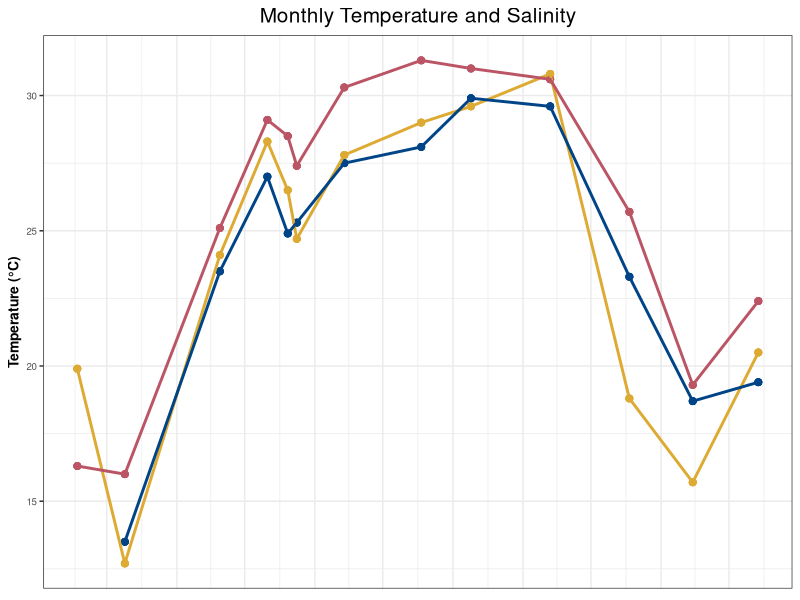
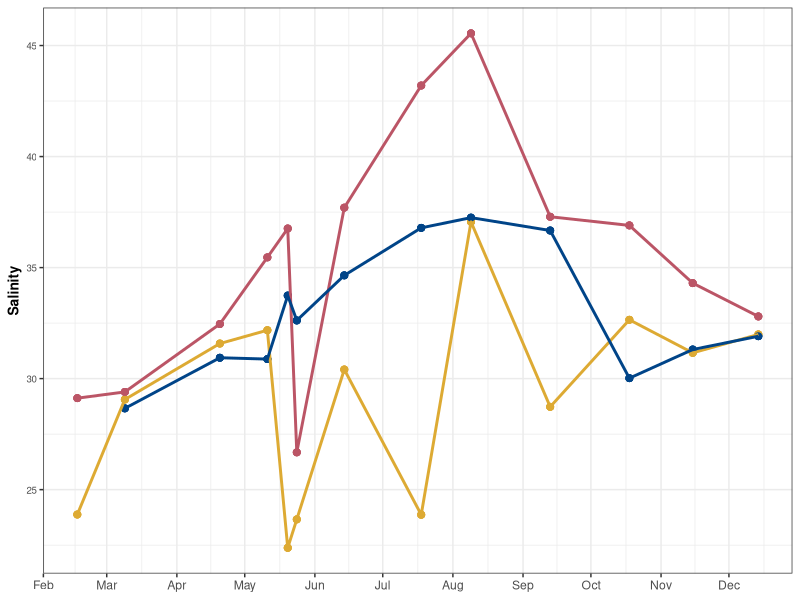
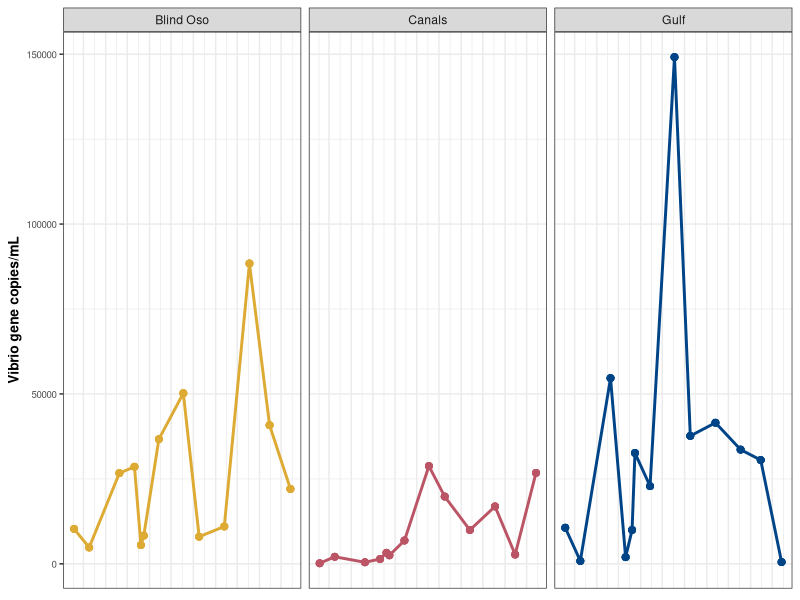
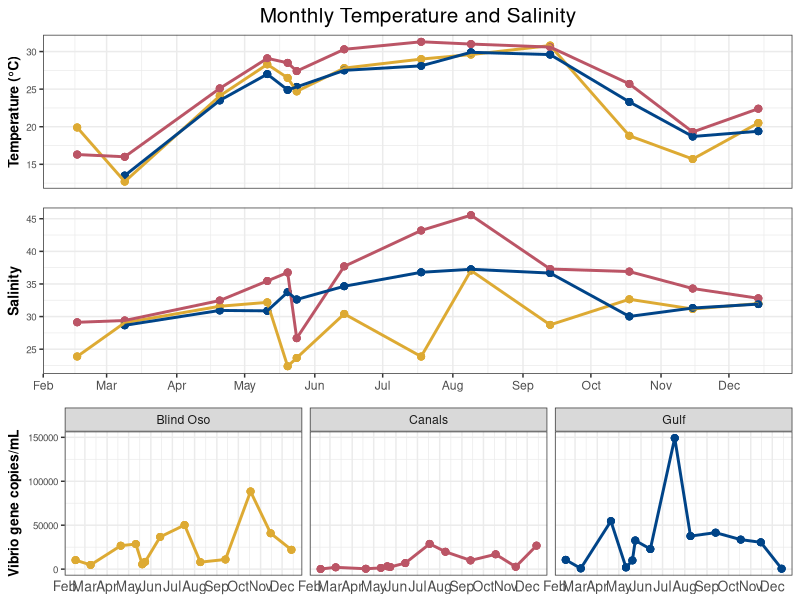
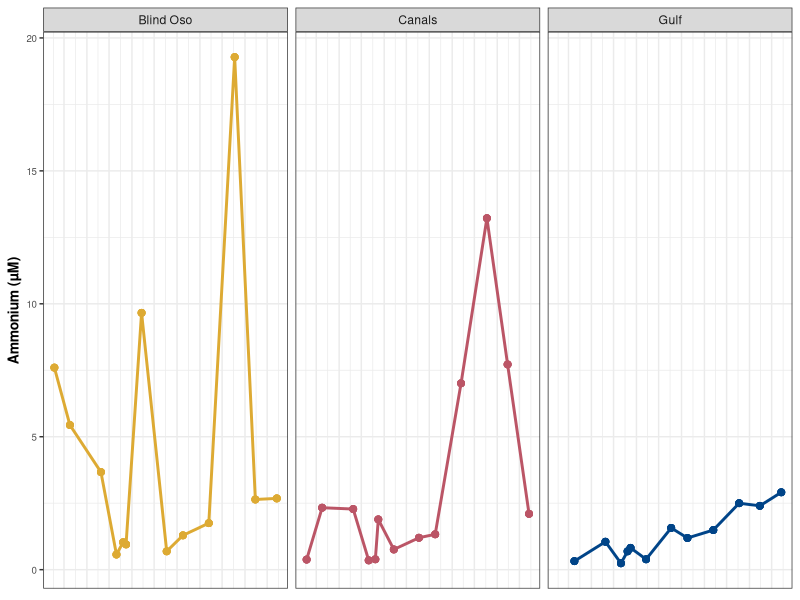
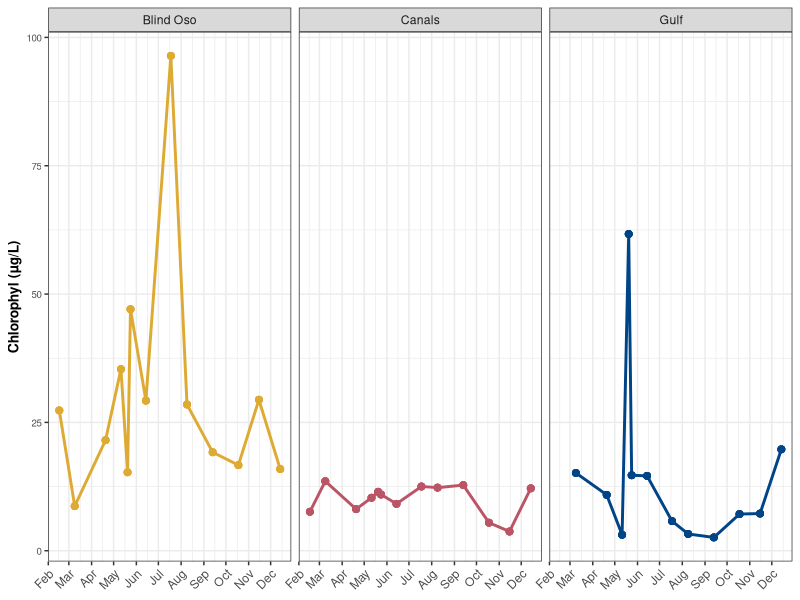
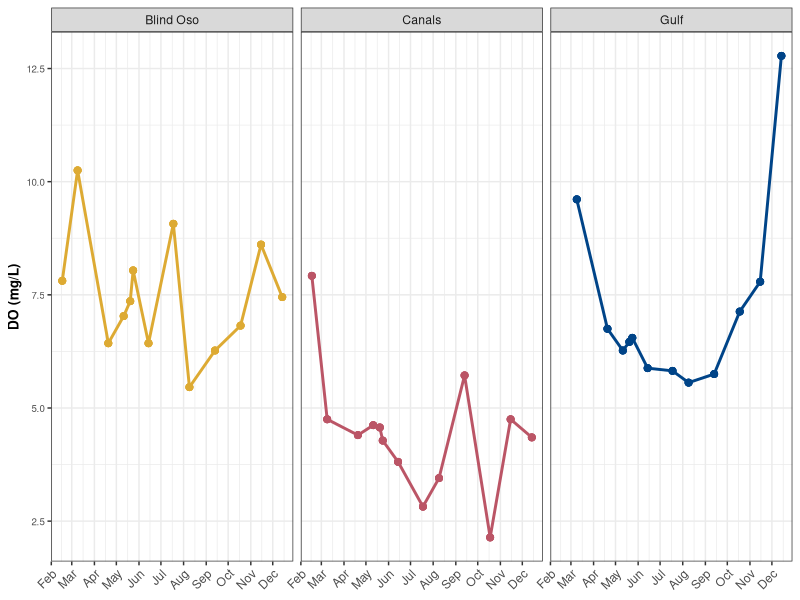
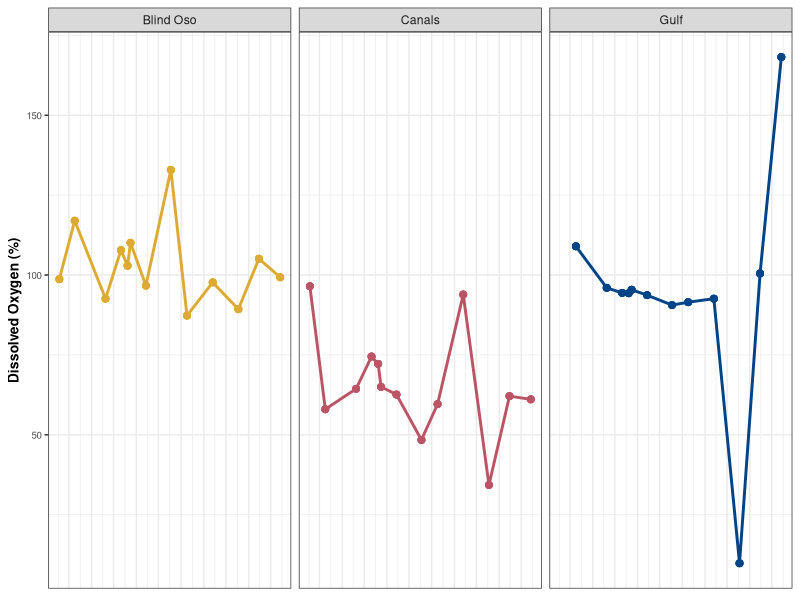

Write R code to recreate these figures, in order.
## ---- chunk 1
library(tidyverse)
library(here)
library(ggpubr)
library(lubridate)
library(kableExtra) #Tables
## ---- chunk 2
here<- here::here
## ---- chunk 3
cbbPalette <- c("#DDAA33", "#BB5566", "#004488")
## ---- chunk 4
d1<- read_csv(here("data", "processed_data", "tx_master.csv"))
env<- read_csv(here("data", "processed_data", "env", "env_meta.csv"))
## ---- chunk 5
daily<- d1 %>%
  filter(Type %in% "Daily")

monthly<- d1 %>% 
  mutate(Type = case_when(d1$date == "2022-07-18"  ~ "Monthly", #This makes 7-18-22 a monthly value for July
                          d1$Type == "Monthly" ~ "Monthly")) %>%
  filter(Type %in% "Monthly") 
## ---- chunk 6
env<- 
  env %>%
  dplyr::select(Date, Site, Water_depth) %>%
  filter(!between(Date, as.Date('2022-07-07'), as.Date("2022-07-17")),
         !Date %in% as.Date('2022-07-19'),
         !grepl('-', Water_depth),
         !Date %in% (c(as.Date('2022-06-28'), as.Date('2022-05-20'), as.Date('2022-05-24'), as.Date('2022-07-05')))) %>%
  unique() %>%
  drop_na() %>%
  mutate(Water_depth = as.numeric(Water_depth))

## ---- chunk 7
temp<- monthly %>% ggplot() + 
  geom_point(
  aes(
    x = date,
    y = temp,
    color = site),
  size = 2)+
  geom_line(
  aes(
    x = date,
    y = temp,
    color = site),
  size = 1)+
  theme_bw()+
  #facet_wrap(~site)+
  labs(
    x = "Date",
    y = "Temperature (°C)",
    title = "Monthly Temperature and Salinity",
    color = "Site")+
  theme(
    plot.title= element_text(hjust = 0.5, size = 15),
    axis.title.x = element_blank(),
    axis.ticks.x = element_blank(),
    axis.text.x = element_blank(),
    axis.text.y = element_text(size = 7),
    axis.title.y = element_text(size = 10, face = "bold"),
    legend.position = "none",
    legend.background = element_rect(colour = 'black', fill = 'white', linetype='solid')) + #Moves legend onto plot 
    scale_color_manual(values = cbbPalette)+
   scale_x_date(date_breaks="1 month", date_labels="%b")


temp
  
## ---- chunk 8
sal<-  monthly %>% ggplot() + 
  geom_point(
  aes(
    x = date,
    y = sal,
    color = site),
  size = 2)+
  geom_line(
  aes(
    x = date,
    y = sal,
    color = site),
  size = 1)+
  theme_bw()+
  #facet_wrap(~site)+
  labs(
    x = "Date",
    y = "Salinity",
   # title = "Monthly Temperatures",
    color = "Site")+
  theme(
    plot.title= element_text(hjust = 0.5, size = 20),
    axis.title.x = element_blank(),
    #axis.ticks.x = element_blank(),
    #axis.text.x = element_blank(),
    axis.text.y = element_text(size = 7),
    axis.title.y = element_text(size = 10, face = "bold"),
    legend.position = "none",
    legend.background = element_rect(colour = 'black', fill = 'white', linetype='solid')) + #Moves legend onto plot 
    scale_color_manual(values = cbbPalette)+
   scale_x_date(date_breaks="1 month", date_labels="%b")


sal
## ---- chunk 9
fig3 <- monthly %>% ggplot() + 
  geom_point(
  aes(
    x = date,
    y = copies_mL,
    color = site),
  size = 2)+
  geom_line(
  aes(
    x = date,
    y = copies_mL,
    color = site),
  size = 1)+
  theme_bw()+
  facet_wrap(~site)+
  labs(
    x = "Date",
    y = "Vibrio gene copies/mL",
   # title = "Monthly Temperatures",
    color = "Site")+
  theme(
    plot.title= element_text(hjust = 0.5, size = 20),
    axis.title.x = element_blank(),
    axis.ticks.x = element_blank(),
    axis.text.x = element_blank(),
    axis.text.y = element_text(size = 7),
    axis.title.y = element_text(size = 10, face = "bold"),
    legend.position = "none",
    legend.background = element_rect(colour = 'black', fill = 'white', linetype='solid')) + #Moves legend onto plot 
    scale_color_manual(values = cbbPalette)+

   scale_x_date(date_breaks="1 month", date_labels="%b")

fig3
## ---- chunk 10
figp<- ggarrange(temp,sal, fig3 + font("x.text", size = 10), ncol = 1, nrow = 3,align = "v")

figp
## ---- chunk 11
amm<- monthly %>% ggplot() + 
  geom_point(
  aes(
    x = date,
    y = amm,
    color = site),
  size = 2)+
  geom_line(
  aes(
    x = date,
    y = amm,
    color = site),
  size = 1)+
  theme_bw()+
  facet_wrap(~site)+
  labs(
    x = "Date",
    y = "Ammonium (µM)",
   # title = "Monthly Temperatures",
    color = "Site")+
  theme(
    plot.title= element_text(hjust = 0.5, size = 20),
    axis.title.x = element_blank(),
    axis.ticks.x = element_blank(),
    axis.text.x = element_blank(),
    axis.text.y = element_text(size = 7),
    axis.title.y = element_text(size = 10, face = "bold"),
    legend.position = "none",
    legend.background = element_rect(colour = 'black', fill = 'white', linetype='solid')) + #Moves legend onto plot 
    scale_color_manual(values = cbbPalette)+

   scale_x_date(date_breaks="1 month", date_labels="%b")
amm
## ---- chunk 12
chl<- monthly %>% ggplot() + 
  geom_point(
  aes(
    x = date,
    y = chl,
    color = site),
  size = 2)+
  geom_line(
  aes(
    x = date,
    y = chl,
    color = site),
  size = 1)+
  theme_bw()+
  facet_wrap(~site)+
  labs(
    x = "Date",
    y = "Chlorophyl (µg/L)",
   # title = "Monthly Temperatures",
    color = "Site")+
  theme(
    plot.title= element_text(hjust = 0.5, size = 20),
    axis.title.x = element_blank(),
   # axis.ticks.x = element_blank(),
    axis.text.x = element_text(hjust = 1, angle = 45),
    axis.text.y = element_text(size = 7),
    axis.title.y = element_text(size = 10, face = "bold"),
    legend.position = "none",
    legend.background = element_rect(colour = 'black', fill = 'white', linetype='solid')) + #Moves legend onto plot 
    scale_color_manual(values = cbbPalette)+

   scale_x_date(date_breaks="1 month", date_labels="%b")
chl
## ---- chunk 13
do_mgl<-monthly %>% ggplot() + 
  geom_point(
  aes(
    x = date,
    y = do_mgl,
    color = site),
  size = 2)+
  geom_line(
  aes(
    x = date,
    y = do_mgl,
    color = site),
  size = 1)+
  theme_bw()+
  facet_wrap(~site)+
  labs(
    x = "Date",
    y = "DO (mg/L)",
   # title = "Monthly Temperatures",
    color = "Site")+
  theme(
    plot.title= element_text(hjust = 0.5, size = 20),
    axis.title.x = element_blank(),
   # axis.ticks.x = element_blank(),
    axis.text.x = element_text(hjust = 1, angle = 45),
    axis.text.y = element_text(size = 7),
    axis.title.y = element_text(size = 10, face = "bold"),
    legend.position = "none",
    legend.background = element_rect(colour = 'black', fill = 'white', linetype='solid')) + #Moves legend onto plot 
    scale_color_manual(values = cbbPalette)+

   scale_x_date(date_breaks="1 month", date_labels="%b")
do_mgl
## ---- chunk 14
do_per<- monthly %>% ggplot() + 
  geom_point(
  aes(
    x = date,
    y = do_per,
    color = site),
  size = 2)+
  geom_line(
  aes(
    x = date,
    y = do_per,
    color = site),
  size = 1)+
  theme_bw()+
  facet_wrap(~site)+
  labs(
    x = "Date",
    y = "Dissolved Oxygen (%)",
   # title = "Monthly Temperatures",
    color = "Site")+
  theme(
    plot.title= element_text(hjust = 0.5, size = 20),
    axis.title.x = element_blank(),
    axis.ticks.x = element_blank(),
    axis.text.x = element_blank(),
    axis.text.y = element_text(size = 7),
    axis.title.y = element_text(size = 10, face = "bold"),
    legend.position = "none",
    legend.background = element_rect(colour = 'black', fill = 'white', linetype='solid')) + #Moves legend onto plot 
    scale_color_manual(values = cbbPalette)+

   scale_x_date(date_breaks="1 month", date_labels="%b")
do_per
## ---- chunk 15
ph<- monthly %>% ggplot() + 
  geom_point(
  aes(
    x = date,
    y = pH,
    color = site),
  size = 2)+
  geom_line(
  aes(
    x = date,
    y = pH,
    color = site),
  size = 1)+
  theme_bw()+
  facet_wrap(~site)+
  labs(
    x = "Date",
    y = "pH",
   # title = "Monthly Temperatures",
    color = "Site")+
  theme(
    plot.title= element_text(hjust = 0.5, size = 20),
    axis.title.x = element_blank(),
    axis.ticks.x = element_blank(),
    axis.text.x = element_blank(),
    axis.text.y = element_text(size = 7),
    axis.title.y = element_text(size = 10, face = "bold"),
    legend.position = "none",
    legend.background = element_rect(colour = 'black', fill = 'white', linetype='solid')) + #Moves legend onto plot 
    scale_color_manual(values = cbbPalette)+

   scale_x_date(date_breaks="1 month", date_labels="%b")
ph
## ---- chunk 16
secchi<- monthly %>% ggplot() + 
  geom_point(
  aes(
    x = date,
    y = secchi,
    color = site),
  size = 2)+
  geom_line(
  aes(
    x = date,
    y = secchi,
    color = site),
  size = 1)+
  theme_bw()+
  facet_wrap(~site)+
  labs(
    x = "Date",
    y = "Secchi Depth (m)",
   # title = "Monthly Temperatures",
    color = "Site")+
  theme(
    plot.title= element_text(hjust = 0.5, size = 20),
    axis.title.x = element_blank(),
    axis.ticks.x = element_blank(),
    axis.text.x = element_blank(),
    axis.text.y = element_text(size = 7),
    axis.title.y = element_text(size = 10, face = "bold"),
    legend.position = "none",
    legend.background = element_rect(colour = 'black', fill = 'white', linetype='solid')) + #Moves legend onto plot 
    scale_color_manual(values = cbbPalette)+

   scale_x_date(date_breaks="1 month", date_labels="%b")

secchi
## ---- chunk 17
nn<- monthly %>% ggplot() + 
  geom_point(
  aes(
    x = date,
    y = nn,
    color = site),
  size = 2)+
  geom_line(
  aes(
    x = date,
    y = nn,
    color = site),
  size = 1)+
  theme_bw()+
  facet_wrap(~site)+
  labs(
    x = "Date",
    y = "Nitrate+Nitrite (µM)",
   # title = "Monthly Temperatures",
    color = "Site")+
  theme(
    plot.title= element_text(hjust = 0.5, size = 20),
    axis.title.x = element_blank(),
    axis.ticks.x = element_blank(),
    axis.text.x = element_blank(),
    axis.text.y = element_text(size = 7),
    axis.title.y = element_text(size = 10, face = "bold"),
    legend.position = "none",
    legend.background = element_rect(colour = 'black', fill = 'white', linetype='solid')) + #Moves legend onto plot 
    scale_color_manual(values = cbbPalette)+

   scale_x_date(date_breaks="1 month", date_labels="%b")

nn
## ---- chunk 18
orthop<- monthly %>% ggplot() + 
  geom_point(
  aes(
    x = date,
    y = orthop,
    color = site),
  size = 2)+
  geom_line(
  aes(
    x = date,
    y = orthop,
    color = site),
  size = 1)+
  theme_bw()+
  facet_wrap(~site)+
  labs(
    x = "Date",
    y = "Orthophosphate (µM)",
   # title = "Monthly Temperatures",
    color = "Site")+
  theme(
    plot.title= element_text(hjust = 0.5, size = 20),
    axis.title.x = element_blank(),
    axis.ticks.x = element_blank(),
    axis.text.x = element_blank(),
    axis.text.y = element_text(size = 7),
    axis.title.y = element_text(size = 10, face = "bold"),
    legend.position = "none",
    legend.background = element_rect(colour = 'black', fill = 'white', linetype='solid')) + #Moves legend onto plot 
    scale_color_manual(values = cbbPalette)+

   scale_x_date(date_breaks="1 month", date_labels="%b")
orthop
## ---- chunk 19
sil<-monthly %>% 
  filter(site %in% "Canals") %>%
  ggplot() + 
  geom_point(
  aes(
    x = date,
    y = sil,
    color = site),
  size = 2)+
  geom_line(
  aes(
    x = date,
    y = sil,
    color = site))+
  theme_bw()+
  #facet_wrap(~site)+
  labs(
    x = "Date",
    y = "Silicate (µM)",
    title = "Canals: Silicate",
    color = "Site")+
  theme(
    plot.title= element_text(hjust = 0.5, size = 20),
   # axis.title.x = element_blank(),
    #axis.ticks.x = element_blank(),
    #axis.text.x = element_blank(),
    axis.text.y = element_text(size = 7),
    axis.title.y = element_text(size = 10, face = "bold"),
    legend.position = "none",
    legend.background = element_rect(colour = 'black', fill = 'white', linetype='solid')) + #Moves legend onto plot 
    scale_color_manual(values = cbbPalette)+

   scale_x_date(date_breaks="1 month", date_labels="%b")

sil
## ---- chunk 20
din<- monthly %>% ggplot() + 
  geom_point(
  aes(
    x = date,
    y = din,
    color = site),
  size = 2)+
  geom_line(
  aes(
    x = date,
    y = din,
    color = site),
  size = 1)+
  theme_bw()+
  facet_wrap(~site)+
  labs(
    x = "Date",
    y = "DIN (µM)",
   # title = "Monthly Temperatures",
    color = "Site")+
  theme(
    plot.title= element_text(hjust = 0.5, size = 20),
    axis.title.x = element_blank(),
    axis.ticks.x = element_blank(),
    axis.text.x = element_blank(),
    axis.text.y = element_text(size = 7),
    axis.title.y = element_text(size = 10, face = "bold"),
    legend.position = "none",
    legend.background = element_rect(colour = 'black', fill = 'white', linetype='solid')) + #Moves legend onto plot 
    scale_color_manual(values = cbbPalette)+

   scale_x_date(date_breaks="1 month", date_labels="%b")
din
## ---- chunk 21
din_dip<- monthly %>% ggplot() + 
  geom_point(
  aes(
    x = date,
    y = din_dip,
    color = site),
  size = 2)+
  geom_line(
  aes(
    x = date,
    y = din_dip,
    color = site),
  size = 1)+
  theme_bw()+
  facet_wrap(~site)+
  labs(
    x = "Date",
    y = "DIN:DIP (µM)",
   # title = "Monthly Temperatures",
    color = "Site")+
  theme(
    plot.title= element_text(hjust = 0.5, size = 20),
    axis.title.x = element_blank(),
    axis.ticks.x = element_blank(),
    axis.text.x = element_blank(),
    axis.text.y = element_text(size = 7),
    axis.title.y = element_text(size = 10, face = "bold"),
    legend.position = "none",
    legend.background = element_rect(colour = 'black', fill = 'white', linetype='solid')) + #Moves legend onto plot 
    scale_color_manual(values = cbbPalette)+

   scale_x_date(date_breaks="1 month", date_labels="%b")

din_dip
## ---- chunk 22
tdn<- monthly %>% ggplot() + 
  geom_point(
  aes(
    x = date,
    y = tdn,
    color = site),
  size = 2)+
  geom_line(
  aes(
    x = date,
    y = tdn,
    color = site),
  size = 1)+
  theme_bw()+
  facet_wrap(~site)+
  labs(
    x = "Date",
    y = "TDN (µM)",
   # title = "Monthly Temperatures",
    color = "Site")+
  theme(
    plot.title= element_text(hjust = 0.5, size = 20),
    axis.title.x = element_blank(),
    axis.ticks.x = element_blank(),
    axis.text.x = element_blank(),
    axis.text.y = element_text(size = 7),
    axis.title.y = element_text(size = 10, face = "bold"),
    legend.position = "none",
    legend.background = element_rect(colour = 'black', fill = 'white', linetype='solid')) + #Moves legend onto plot 
    scale_color_manual(values = cbbPalette)+

   scale_x_date(date_breaks="1 month", date_labels="%b")

tdn
## ---- chunk 23
don<- monthly %>% ggplot() + 
  geom_point(
  aes(
    x = date,
    y = don,
    color = site),
  size = 2)+
  geom_line(
  aes(
    x = date,
    y = don,
    color = site),
  size = 1)+
  theme_bw()+
  facet_wrap(~site)+
  labs(
    x = "Date",
    y = "DON (µM)",
   # title = "Monthly Temperatures",
    color = "Site")+
  theme(
    plot.title= element_text(hjust = 0.5, size = 20),
    axis.title.x = element_blank(),
    axis.ticks.x = element_blank(),
    axis.text.x = element_blank(),
    axis.text.y = element_text(size = 7),
    axis.title.y = element_text(size = 10, face = "bold"),
    legend.position = "none",
    legend.background = element_rect(colour = 'black', fill = 'white', linetype='solid')) + #Moves legend onto plot 
    scale_color_manual(values = cbbPalette)+

   scale_x_date(date_breaks="1 month", date_labels="%b")
don
## ---- chunk 24
doc<- monthly %>% ggplot() + 
  geom_point(
  aes(
    x = date,
    y = doc,
    color = site),
  size = 2)+
  geom_line(
  aes(
    x = date,
    y = doc,
    color = site),
  size = 1)+
  theme_bw()+
  facet_wrap(~site)+
  labs(
    x = "Date",
    y = "DOC (µM)",
   # title = "Monthly Temperatures",
    color = "Site")+
  theme(
    plot.title= element_text(hjust = 0.5, size = 20),
    axis.title.x = element_blank(),
    axis.ticks.x = element_blank(),
    axis.text.x = element_blank(),
    axis.text.y = element_text(size = 7),
    axis.title.y = element_text(size = 10, face = "bold"),
    legend.position = "none",
    legend.background = element_rect(colour = 'black', fill = 'white', linetype='solid')) + #Moves legend onto plot 
    scale_color_manual(values = cbbPalette)+

   scale_x_date(date_breaks="1 month", date_labels="%b")
doc
## ---- chunk 25
toc<- monthly %>% ggplot() + 
  geom_point(
  aes(
    x = date,
    y = toc,
    color = site),
  size = 2)+
  geom_line(
  aes(
    x = date,
    y = toc,
    color = site),
  size = 1)+
  theme_bw()+
  facet_wrap(~site)+
  labs(
    x = "Date",
    y = "TOC (µM)",
   # title = "Monthly Temperatures",
    color = "Site")+
  theme(
    plot.title= element_text(hjust = 0.5, size = 20),
    axis.title.x = element_blank(),
    axis.ticks.x = element_blank(),
    axis.text.x = element_blank(),
    axis.text.y = element_text(size = 7),
    axis.title.y = element_text(size = 10, face = "bold"),
    legend.position = "none",
    legend.background = element_rect(colour = 'black', fill = 'white', linetype='solid')) + #Moves legend onto plot 
    scale_color_manual(values = cbbPalette)+

   scale_x_date(date_breaks="1 month", date_labels="%b")
toc
## ---- chunk 26
tn<- monthly %>% ggplot() + 
  geom_point(
  aes(
    x = date,
    y = tn,
    color = site),
  size = 2)+
  geom_line(
  aes(
    x = date,
    y = tn,
    color = site),
  size = 1)+
  theme_bw()+
  facet_wrap(~site)+
  labs(
    x = "Date",
    y = "TN (µM)",
   # title = "Monthly Temperatures",
    color = "Site")+
  theme(
    plot.title= element_text(hjust = 0.5, size = 20),
    axis.title.x = element_blank(),
    axis.ticks.x = element_blank(),
    axis.text.x = element_blank(),
    axis.text.y = element_text(size = 7),
    axis.title.y = element_text(size = 10, face = "bold"),
    legend.position = "none",
    legend.background = element_rect(colour = 'black', fill = 'white', linetype='solid')) + #Moves legend onto plot 
    scale_color_manual(values = cbbPalette)+

   scale_x_date(date_breaks="1 month", date_labels="%b")
tn
## ---- chunk 27
final<- ggarrange(
                temp,
                sal,
                #nn,
                #orthop,
                #amm,
                #din,
                #don,
                #doc,
               # toc,
                #pH,
               # tn,
                #sil,
               # cop,
                #tdn,
                #do_mgl,
                #secchi,
                #din_dip,
                #chl,
                #font("x.text", size = 8.5),
                ncol = 1, 
                nrow = 2,
                align = "v")

final

ggsave(here("results", "plots", "env_monthly.png"))
## ---- chunk 28
yeet<-
  monthly %>%
  dplyr::select(date, site, hr_cst,
        sal, temp, orthop, nn, amm, chl, secchi ) %>%
  filter(#site %in% "Gulf",
         !date == as.Date('2022-05-24') & !date == as.Date('2022-05-20'),
         hr_cst %in% "01" | hr_cst %in% "00")
## ---- chunk 29
bo<-
  yeet %>%
  filter(site %in% "Blind Oso")

c2<-
  yeet %>%
  filter(site %in% "Canals")

rd<-
  yeet %>%
  filter(site %in% "Gulf") %>%
  drop_na()
## ---- chunk 30
mean(bo$nn)
## ---- chunk 31
write_csv(bo, here('data', 'processed_data', 'env', 'bo_thesis.csv'))
write_csv(c2, here('data', 'processed_data', 'env', 'c2_thesis.csv'))
write_csv(rd, here('data', 'processed_data', 'env', 'rd_thesis.csv'))
## ---- chunk 32
avg<- 
  monthly %>%
  filter(!date == as.Date('2022-05-24') & !date == as.Date('2022-05-20'),#Gets ride of extra dates in May
         hr_cst %in% "01" 
         | hr_cst %in% "00") 

b_avg<-
  avg %>%
  filter(site %in% "Blind Oso") %>%
  dplyr::select(!c(site, date, Type, hr_cst)) 
b_avg<-
  rbind(b_avg, sapply(b_avg, function(x) if(is.numeric(x)) mean(x, na.rm = TRUE) else ""))



c_avg<-
  avg %>%
  filter(site %in% "Canals")%>%
  dplyr::select(!c(site, date, Type, hr_cst))
c_avg<-
  rbind(c_avg, sapply(c_avg, function(x) if(is.numeric(x)) mean(x, na.rm = TRUE) else "")) 

r_avg<-
  avg %>%
  filter(site %in% "Gulf")%>%
  dplyr::select(!c(site, date, Type, hr_cst))
r_avg<-
  rbind(r_avg, sapply(r_avg, function(x) if(is.numeric(x)) mean(x, na.rm = TRUE) else ""))

## ---- chunk 33
b_nn<- b_avg$nn[12] 
b_orthop<- b_avg$orthop[12]
b_amm<- b_avg$amm[12]

c_nn<- c_avg$nn[12]
c_orthop<- c_avg$orthop[12]
c_amm<- c_avg$amm[12]

r_nn<- r_avg$nn[12]
r_orthop<- r_avg$orthop[12]
r_amm<- r_avg$amm[12]

#DF
average_df<- 
  tibble(Site  = c("Blind Oso", "Canals", "Gulf"),
             NN = c(b_nn, c_nn, r_nn),
             OrthoP = c(b_orthop, c_orthop, r_orthop),
             Amm = c(b_amm, c_amm, r_amm))
kable(average_df)
## ---- chunk 34
b_env<-
  env %>%
  filter(Site %in% "BO")

c_env<-
  env %>%
  filter(Site %in% "C2")

r_env<-
  env %>%
  filter(Site %in% c("RD6", "PCS"))

mean(b_env$Water_depth)
mean(c_env$Water_depth)
mean(r_env$Water_depth)
## ---- chunk 35
means <- aggregate(nn ~  site, avg, mean)

## ---- chunk 36
nn_comp <- list( c("Blind Oso", "Canals"), c("Blind Oso", "Gulf"), c("Canals", "Gulf") )

site_nn<-
ggboxplot(avg, x = "site", y = "nn",
          color = "site")+
    scale_color_manual(values = cbbPalette)+
  labs(y = "Nitrate+Nitrite (µM)")+ 
    theme(legend.position = "none")+
 stat_compare_means(comparisons = nn_comp) + 
  stat_summary(fun=mean, colour= cbbPalette, geom="point", 
               shape=18, size=3, show.legend=FALSE,) + 
  geom_text(data = means, aes(label = round(nn,2), y = nn + 4))

site_nn

## ---- chunk 37
means <- aggregate(din ~  site, avg, mean)

din_comp <- list( c("Blind Oso", "Canals"), c("Blind Oso", "Gulf"), c("Canals", "Gulf") )

site_din<-
ggboxplot(avg, x = "site", y = "din",
          color = "site")+
    scale_color_manual(values = cbbPalette)+
  labs(y = "DIN(µM)")+ 
  theme(legend.position = "none")+
 stat_compare_means(comparisons = din_comp)+ 
  stat_summary(fun=mean, colour= cbbPalette, geom="point", 
               shape=18, size=3, show.legend=FALSE,) + 
  geom_text(data = means, aes(label = round(din,2), y = din + 4))
site_din
## ---- chunk 38
din_mm<- 62.0049 + 46.005 + 18.04 #Molecular mass of DIN
bdin<- (19.89/1000000)*(din_mm)*(1000)
cdin<- (4.5/1000000)*(din_mm)*(1000)
rdin<- (1.69/1000000)*(din_mm)*(1000)

bdin 
cdin 
rdin
## ---- chunk 39
means <- aggregate(orthop ~  site, avg, mean)
orthop_comp <- list( c("Blind Oso", "Canals"), c("Blind Oso", "Gulf"), c("Canals", "Gulf") )

site_orthop<-
ggboxplot(avg, x = "site", y = "orthop",
          color = "site")+
    scale_color_manual(values = cbbPalette)+
  labs(y = "Orthophosphate (µM)",
       color = "Site")+ 
 stat_compare_means(comparisons = orthop_comp)+ 
  stat_summary(fun=mean, colour= cbbPalette, geom="point", 
               shape=18, size=3, show.legend=FALSE,) + 
  geom_text(data = means, aes(label = round(orthop,2), y = orthop + 4))
site_orthop

## ---- chunk 40
means <- aggregate(amm ~  site, avg, mean)

am_comp <- list( c("Blind Oso", "Canals"), c("Blind Oso", "Gulf"), c("Canals", "Gulf") )

site_amm<-
ggboxplot(avg, x = "site", y = "amm",
          color = "site")+
    scale_color_manual(values = cbbPalette)+
  labs(y = "Ammonium (µM)")+ 
  theme(legend.position = "none")+
 stat_compare_means(comparisons = am_comp)+ 
  stat_summary(fun=mean, colour= cbbPalette, geom="point", 
               shape=18, size=3, show.legend=FALSE,) + 
  geom_text(data = means, aes(label = round(amm,2), y = amm + 4))
site_amm
## ---- chunk 41
means <- aggregate(chl ~  site, avg, mean)

chl_comp <- list( c("Blind Oso", "Canals"), c("Blind Oso", "Gulf"), c("Canals", "Gulf") )

site_chl<-
ggboxplot(avg, x = "site", y = "chl",
          color = "site")+
    scale_color_manual(values = cbbPalette)+
  labs(y = "Chl-a (mg/L)")+ 
  theme(legend.position = "none")+
 stat_compare_means(comparisons = chl_comp)+ 
  stat_summary(fun=mean, colour= cbbPalette, geom="point", 
               shape=18, size=3, show.legend=FALSE,) + 
  geom_text(data = means, aes(label = round(chl,2), y = chl + 4))
site_chl
## ---- chunk 42
am_comp <- list( c("Blind Oso", "Canals"), c("Blind Oso", "Gulf"), c("Canals", "Gulf") )

site_sal<-
ggboxplot(avg, x = "site", y = "sal",
          color = "site")+
    scale_color_manual(values = c("Blind Oso" = "#809C52",
                                "Canals" = "#ba4716",
                                "Gulf" = "#4c848c"))+
  labs(y = "Salinity")+ 
  theme(legend.position = "none")+
 stat_compare_means(comparisons = am_comp)
site_sal
## ---- chunk 43
means <- aggregate(do_mgl ~  site, avg, mean)

do_comp <- list( c("Blind Oso", "Canals"), c("Blind Oso", "Gulf"), c("Canals", "Gulf") )

site_do<-
ggboxplot(avg, x = "site", y = "do_mgl",
          color = "site")+
    scale_color_manual(values = cbbPalette)+
  labs(y = "DO (mg/L)")+ 
  theme(legend.position = "none")+
 stat_compare_means(comparisons = do_comp)+ 
  stat_summary(fun=mean, colour= cbbPalette, geom="point", 
               shape=18, size=3, show.legend=FALSE,) + 
  geom_text(data = means, aes(label = round(do_mgl,2), y = do_mgl + 4))
site_do
## ---- chunk 44
ggarrange(site_nn, site_orthop, site_amm,
          ncol = 3, 
          nrow = 1,
          align = "h",
          common.legend = TRUE)+
  labs(legend = "Site")

ggsave(here('results', 'plots', 'env', 'monthly_nutrients_averages.png'))
